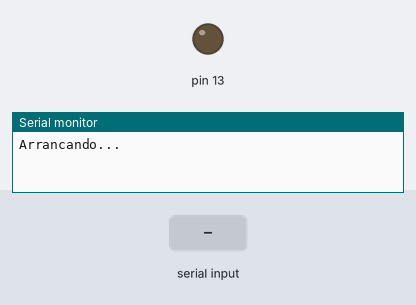
Simulated run of this sketch. Board: Arduino Uno, built with avr-gcc and run on an emulated ATmega328P. Parts: output pins drawn as LEDs (lit = HIGH), the last lines printed to the serial monitor. The test bench sets the inputs (shaded band).

Above: at 1.2 s.
1.3 s: "1" received over Serial
At 1.6 s:
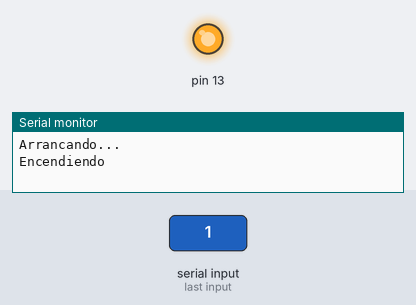
2.8 s: "0" received over Serial
At 3.9 s:
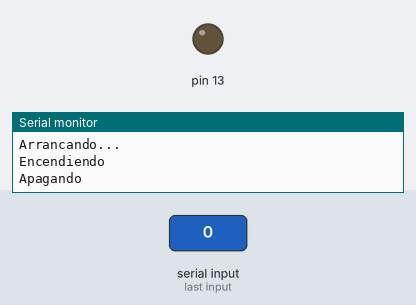
Timing chart, 0 to 5.8 s (numbered marks = the images above; inputs shaded):
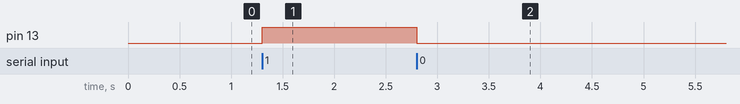

Measured:
- after the input at 1.3 s, pin 13: LOW → HIGH at once
- after the input at 2.8 s, pin 13: HIGH → LOW at once

The sketch:

Tema5_Ej1_Bluetooth_pag24.ino
```cpp
void setup(){
  pinMode(13, OUTPUT);
  Serial.begin(115200);
  Serial.println("Arrancando...");
}

void loop(){
   char dato;

   if (Serial.available()){
  dato = Serial.read();
  if (dato == '1'){
    digitalWrite(13, HIGH);
    Serial.println("Encendiendo");
  }
  else if (dato == '0'){
    digitalWrite(13, LOW);
    Serial.println("Apagando");
  }
   }
}
```
